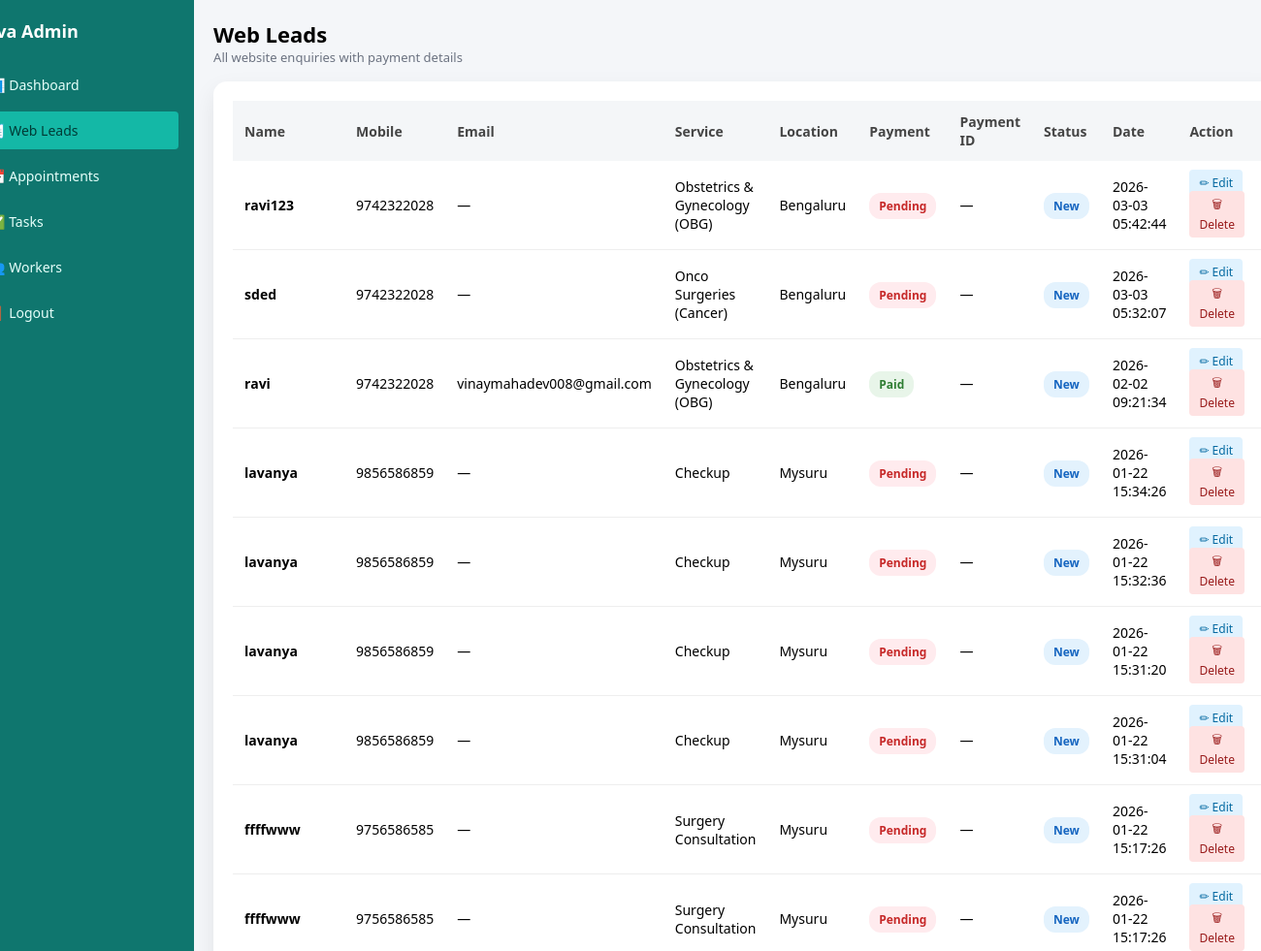
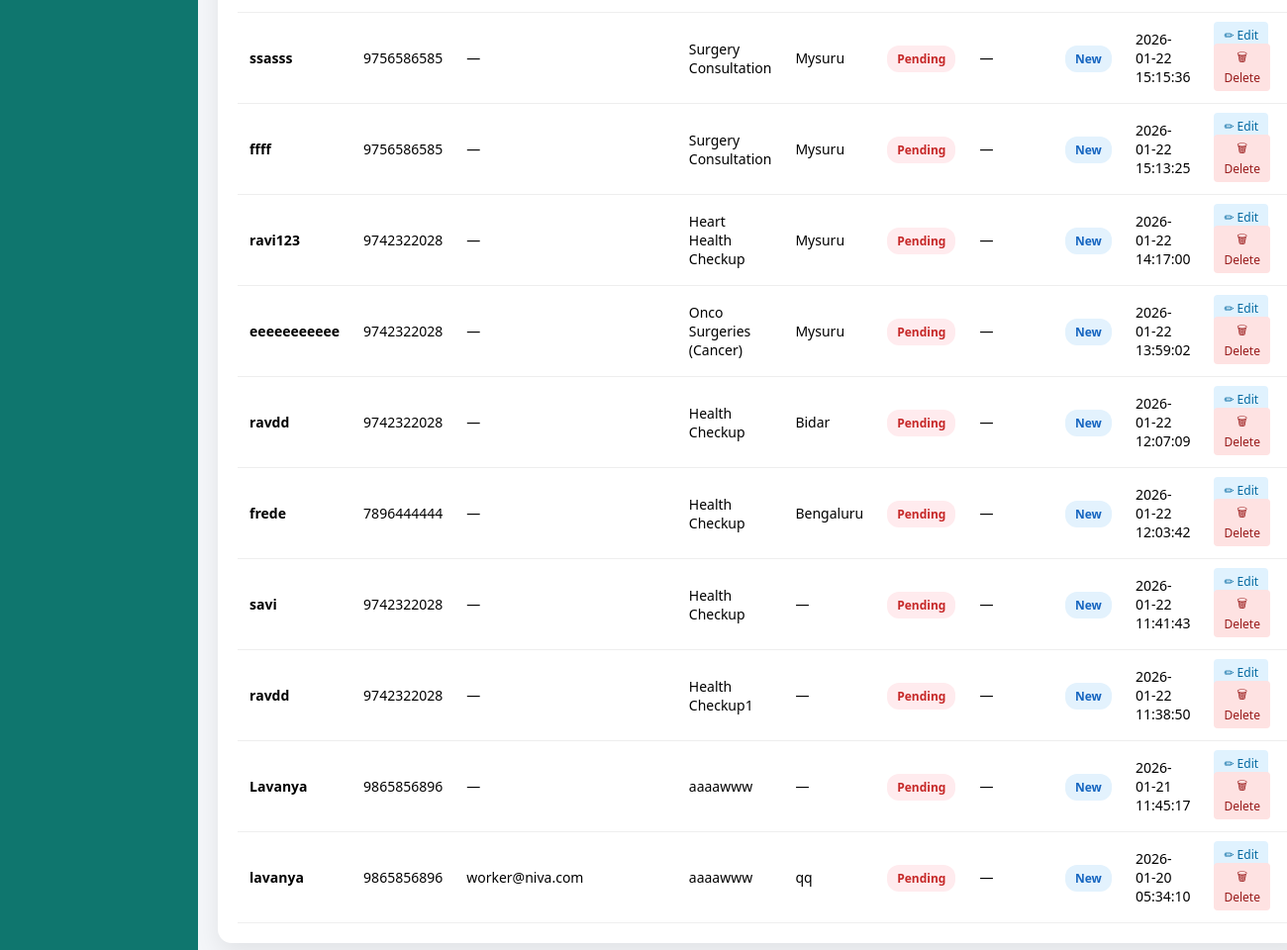
The page /admin/leads (signed in) on the database its author committed (2 pictures, top to bottom).
### tables this page shows
CREATE TABLE web_leads (
    id INTEGER PRIMARY KEY AUTOINCREMENT,
    name TEXT,
    mobile TEXT,
    email TEXT,
    service TEXT,
    message TEXT,
    created_at DATETIME DEFAULT CURRENT_TIMESTAMP
, address TEXT, payment_type TEXT DEFAULT 'Pending', status TEXT DEFAULT 'New', razorpay_payment_id TEXT);

### app.py (the view)
@app.route("/admin/leads")
@login_required
def admin_leads():
    conn = sqlite3.connect(DB_PATH)
    conn.row_factory = sqlite3.Row
    leads = conn.execute("""
        SELECT *
        FROM web_leads
        ORDER BY id DESC
    """).fetchall()
    conn.close()
    return render_template("admin_leads.html", leads=leads)

### app.py (called while the page is built)
def get_db():
    conn = sqlite3.connect(DB_PATH)
    conn.row_factory = sqlite3.Row
    return conn

@login_manager.user_loader
def load_user(user_id):
    for user in USERS.values():
        if str(user.id) == str(user_id):
            return user
    conn = get_db()
    worker = conn.execute(
        "SELECT id, username FROM workers WHERE id = ?",
        (user_id,)
    ).fetchone()
    conn.close()
    if worker:
        return User(worker["id"], worker["username"], "worker")
    return None

### templates/admin_leads.html (shortened to what this page needs)
{% extends "layout.html" %}
{% block content %}
<div class="app-shell">
  <aside class="sidebar">
    <div class="logo">Niva Admin</div>
    <ul>
      <li><a href="{{ url_for('admin_dashboard') }}">📊 Dashboard</a></li>
      <li class="active"><a href="{{ url_for('admin_leads') }}">🧾 Web Leads</a></li>
      <li><a href="{{ url_for('admin_appointments') }}">📅 Appointments</a></li>
      <li><a href="{{ url_for('admin_tasks') }}">✅ Tasks</a></li>
      <li><a href="{{ url_for('admin_workers') }}">👥 Workers</a></li>
      <li><a href="{{ url_for('logout') }}">🚪 Logout</a></li>
    </ul>
  </aside>
  <main class="main-content">
    <div class="page-header">
      <h1>Web Leads</h1>
      <p>All website enquiries with payment details</p>
    </div>
    <div class="table-card">
      <table class="dashboard-table">
        <thead>
          <tr>
            <th>Name</th>
            <th>Mobile</th>
            <th>Email</th>
            <th>Service</th>
            <th>Location</th>
            <th>Payment</th>
            <th>Payment ID</th>
            <th>Status</th>
            <th>Date</th>
            <th>Action</th>
          </tr>
        </thead>
        <tbody>
          {% for lead in leads %}
          <tr>
            <td class="bold">{{ lead.name }}</td>
            <td>{{ lead.mobile }}</td>
            <td>{{ lead.email or "—" }}</td>
            <td>{{ lead.service }}</td>
            <td>{{ lead.address or "—" }}</td>
            <td>
              <span class="payment {{ lead.payment_type|lower }}">
                {{ lead.payment_type }}
              </span>
            </td>
            <td>{{ lead.razorpay_payment_id or "—" }}</td>
            <td>
              <span class="status {{ lead.status|lower }}">
                {{ lead.status }}
              </span>
            </td>
            <td>{{ lead.created_at }}</td>
            <td>
              <a href="{{ url_for('edit_lead', lead_id=lead.id) }}"
                 class="action-btn btn-edit">
                 ✏ Edit
              </a>
              <button
                type="button"
                class="action-btn btn-delete delete-btn"
                data-url="{{ url_for('delete_lead', lead_id=lead.id) }}">
                🗑 Delete
              </button>
            </td>
          </tr>
          {% else %}
          <tr>
            <td colspan="10" class="empty">No leads available</td>
          </tr>
          {% endfor %}
        </tbody>
      </table>
    </div>
  </main>
</div>
{% endblock %}

### static/css/style.css (style rules this page uses)
* { margin: 0; padding: 0; box-sizing: border-box; font-family: "Segoe UI", Arial, sans-serif; }
body { height: 100vh; background: linear-gradient(135deg, #0f766e, #14b8a6); display: flex; align-items: center; justify-content: center; }
.sidebar { width: 240px; padding: 24px 16px; background: #0f766e; color: #ffffff; }
.sidebar ul { list-style: none; }
.sidebar li { margin-bottom: 6px; }
.sidebar a { display: block; padding: 10px 12px; text-decoration: none; color: #e6fffa; font-size: 14px; border-radius: 6px; }
.sidebar a:hover, .sidebar .active a { background: rgba(255, 255, 255, 0.15); }

### templates/admin_leads.html (style rules this page uses)
* { margin: 0; padding: 0; box-sizing: border-box; font-family: "Segoe UI", Arial, sans-serif; }
body { background: #f4f6f9; }
.app-shell { display: flex; height: 100vh; }
.sidebar { width: 240px; background: #0f766e; color: #fff; padding: 20px 16px; }
.sidebar .logo { font-size: 18px; font-weight: 600; margin-bottom: 24px; }
.sidebar ul { list-style: none; }
.sidebar li { margin-bottom: 8px; }
.sidebar a { display: block; padding: 10px 12px; text-decoration: none; color: #e6fffa; border-radius: 4px; }
.sidebar .active a, .sidebar a:hover { background: #14b8a6; color: #003b36; }
.main-content { flex: 1; padding: 20px; overflow-y: auto; }
.page-header h1 { font-size: 22px; font-weight: 600; }
.page-header p { font-size: 13px; color: #6b7280; margin-bottom: 16px; }
.table-card { background: #fff; padding: 20px; border-radius: 14px; box-shadow: 0 10px 25px rgba(0,0,0,0.08); overflow-x: auto; }
.dashboard-table { width: 100%; border-collapse: collapse; font-size: 14px; }
.dashboard-table th { background: #f4f6f8; padding: 12px; font-weight: 600; color: #444; text-align: left; }
.dashboard-table td { padding: 12px; border-bottom: 1px solid #eee; }
.bold { font-weight: 600; }
.status, .payment { padding: 5px 10px; border-radius: 12px; font-size: 12px; font-weight: 600; }
.status.new { background: #e3f2fd; color: #1565c0; }
.payment.paid { background: #e8f5e9; color: #2e7d32; }
.payment.pending { background: #ffebee; color: #c62828; }
.action-btn { padding: 5px 10px; font-size: 12px; border-radius: 4px; border: none; cursor: pointer; margin-right: 5px; }
.btn-edit { background: #e0f2fe; color: #0369a1; text-decoration: none; }
.btn-delete { background: #fee2e2; color: #991b1b; }

### rows shown on the page
web_leads: name "ravi123", mobile "9742322028", email "—", service "Obstetrics & Gynecology (OBG)", address "Bengaluru", payment_type "Pending", razorpay_payment_id "—", status "New", created_at "2026-03-03 05:42:44"
web_leads: name "sded", mobile "9742322028", email "—", service "Onco Surgeries (Cancer)", address "Bengaluru", payment_type "Pending", razorpay_payment_id "—", status "New", created_at "2026-03-03 05:32:07"
web_leads: name "ravi", mobile "9742322028", email "vinaymahadev008@gmail.com", service "Obstetrics & Gynecology (OBG)", address "Bengaluru", payment_type "Paid", razorpay_payment_id "—", status "New", created_at "2026-02-02 09:21:34"
web_leads: name "lavanya", mobile "9856586859", email "—", service "Checkup", address "Mysuru", payment_type "Pending", razorpay_payment_id "—", status "New", created_at "2026-01-22 15:34:26"
web_leads: name "lavanya", mobile "9856586859", email "—", service "Checkup", address "Mysuru", payment_type "Pending", razorpay_payment_id "—", status "New", created_at "2026-01-22 15:32:36"
web_leads: name "lavanya", mobile "9856586859", email "—", service "Checkup", address "Mysuru", payment_type "Pending", razorpay_payment_id "—", status "New", created_at "2026-01-22 15:31:20"
web_leads: name "lavanya", mobile "9856586859", email "—", service "Checkup", address "Mysuru", payment_type "Pending", razorpay_payment_id "—", status "New", created_at "2026-01-22 15:31:04"
web_leads: name "ffffwww", mobile "9756586585", email "—", service "Surgery Consultation", address "Mysuru", payment_type "Pending", razorpay_payment_id "—", status "New", created_at "2026-01-22 15:17:26"
web_leads: name "ffffwww", mobile "9756586585", email "—", service "Surgery Consultation", address "Mysuru", payment_type "Pending", razorpay_payment_id "—", status "New", created_at "2026-01-22 15:17:26"
web_leads: name "ssasss", mobile "9756586585", email "—", service "Surgery Consultation", address "Mysuru", payment_type "Pending", razorpay_payment_id "—", status "New", created_at "2026-01-22 15:15:36"
web_leads: name "ffff", mobile "9756586585", email "—", service "Surgery Consultation", address "Mysuru", payment_type "Pending", razorpay_payment_id "—", status "New", created_at "2026-01-22 15:13:25"
web_leads: name "ravi123", mobile "9742322028", email "—", service "Heart Health Checkup", address "Mysuru", payment_type "Pending", razorpay_payment_id "—", status "New", created_at "2026-01-22 14:17:00"
web_leads: name "eeeeeeeeeee", mobile "9742322028", email "—", service "Onco Surgeries (Cancer)", address "Mysuru", payment_type "Pending", razorpay_payment_id "—", status "New", created_at "2026-01-22 13:59:02"
web_leads: name "ravdd", mobile "9742322028", email "—", service "Health Checkup", address "Bidar", payment_type "Pending", razorpay_payment_id "—", status "New", created_at "2026-01-22 12:07:09"
web_leads: name "frede", mobile "7896444444", email "—", service "Health Checkup", address "Bengaluru", payment_type "Pending", razorpay_payment_id "—", status "New", created_at "2026-01-22 12:03:42"
web_leads: name "savi", mobile "9742322028", email "—", service "Health Checkup", address "—", payment_type "Pending", razorpay_payment_id "—", status "New", created_at "2026-01-22 11:41:43"
web_leads: name "ravdd", mobile "9742322028", email "—", service "Health Checkup1", address "—", payment_type "Pending", razorpay_payment_id "—", status "New", created_at "2026-01-22 11:38:50"
web_leads: name "Lavanya", mobile "9865856896", email "—", service "aaaawww", address "—", payment_type "Pending", razorpay_payment_id "—", status "New", created_at "2026-01-21 11:45:17"
web_leads: name "lavanya", mobile "9865856896", email "worker@niva.com", service "aaaawww", address "qq", payment_type "Pending", razorpay_payment_id "—", status "New", created_at "2026-01-20 05:34:10"
